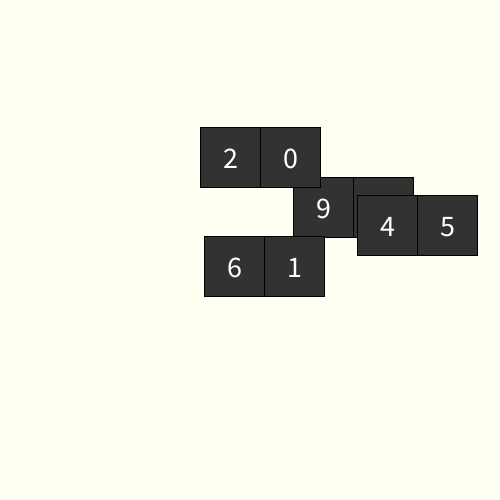
Frame 1 (no input)
Frame 60 (the mouse pressed at the canvas centre just before this capture): identical to frame 1, image omitted
Frame 120 (the mouse held since frame 60 and released just before this capture): identical to frame 1, image omitted

The Processing sketch that drew this single still picture (run headless with seeded random() and noise(); from frame 60 on, the mouse is pressed at the canvas centre):

// Processing sketch: week14_1_8_domino_mouseDragged_move_one
// ── week14_1_8_domino_mouseDragged_move_one.pde
int N=4;
Domino [] d;
void setup(){
  size(500,500);
  d = new Domino[N];
  for(int i=0; i<N; i++){
    d[i] = new Domino();
  }
  textSize(30);
  textAlign(CENTER,CENTER);
}
void draw(){
  background(#FFFFF2);
  for(int i=0; i<N; i++){
    d[i].draw();
  }
}
void mouseDragged(){
  for(int i=0; i<N; i++){
    if(d[i].x<mouseX && mouseX<d[i].x+120 && d[i].y<mouseY && mouseY<d[i].y+60){
      d[i].x += (mouseX-pmouseX);
      d[i].y += (mouseY-pmouseY);
    }
  }
}
class Domino{
  int x, y;
  int n1, n2;
  Domino(){
    x = (int) random(100,400);
    y = (int) random(100,400);
    n1 = (int) random(10);
    n2 = (int) random(10);
  }
  void draw(){
    fill(50);
    rect(x+60,y, 60,60);
    rect(x,y, 60,60);
    fill(255);
    text(n1, x+30,y+30);
    text(n2, x+60+30,y+30);    
  }
}
